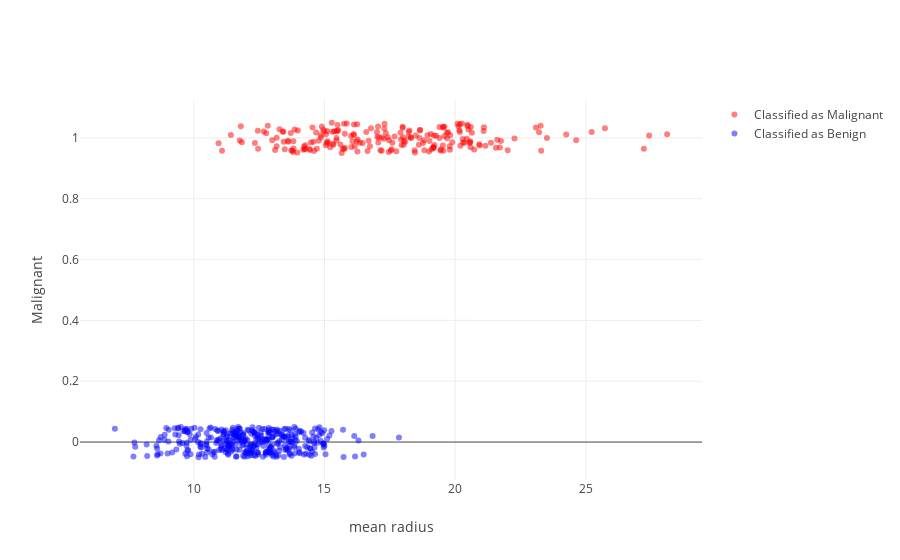

The cell this chart's notebook holds for it:
### Code cell
# Since raw data labels are only 0s and 1s, we can improve the plot by jittering the data.
jitter_y = Y + 0.1*np.random.rand(len(Y)) - 0.05 
ind_mal = Y == True

mal_points = go.Scatter(name="Classified as Malignant", 
                        x=np.squeeze(X[ind_mal]), y=jitter_y[ind_mal],
                        mode="markers", marker=dict(opacity=0.5, color="red"))
ben_points = go.Scatter(name="Classified as Benign", 
                        x=np.squeeze(X[~ind_mal]), y=jitter_y[~ind_mal],
                        mode="markers", marker=dict(opacity=0.5, color="blue"))
layout = {'xaxis':{'title':"mean radius"}, 'yaxis':{'title':"Malignant"}}
py.iplot(go.Figure([mal_points, ben_points], layout = layout))

### Figure 1 — Plotly figure (JSON) as saved in the notebook; plotly's stock layout.template omitted (floating-point values rounded to 4 significant figures; data arrays with more than 128 entries replaced by an {"elided": "..."} marker saying what was removed)
{"data": [{"marker": {"color": "red", "opacity": 0.5}, "mode": "markers", "name": "Classified as Malignant", "type": "scatter", "uid": "5247ef20-ce91-4987-8b95-4068d8b75c81", "x": {"elided": "212 float values"}, "y": {"elided": "212 float values"}}, {"marker": {"color": "blue", "opacity": 0.5}, "mode": "markers", "name": "Classified as Benign", "type": "scatter", "uid": "2b9239e4-5492-4d18-9085-0bcbafb5a821", "x": {"elided": "357 float values"}, "y": {"elided": "357 float values"}}], "layout": {"xaxis": {"title": {"text": "mean radius"}}, "yaxis": {"title": {"text": "Malignant"}}}}
